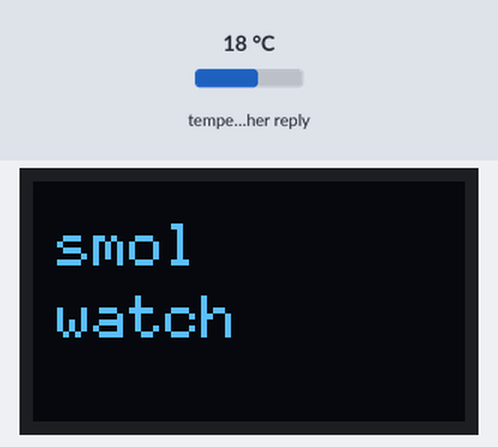
The sketch below on a simulated ESP32-C3. Shown: 72×40 one-colour display. Inputs (shaded band) come from the test bench; at power-on: temperature in the weather reply 18 °C. WiFi joins after 1.5 s; servers stay silent unless stated; the local clock reads 2024-03-15 10:24:30 at power-on unless the sketch sets it; web services answer with replies made up by the test bench; what the sketch prints to the serial monitor is not drawn.

Above: at 0.4 s.
At 2.1 s:
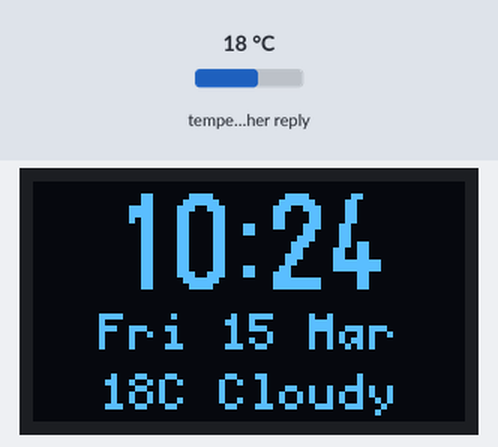
At 30.6 s:
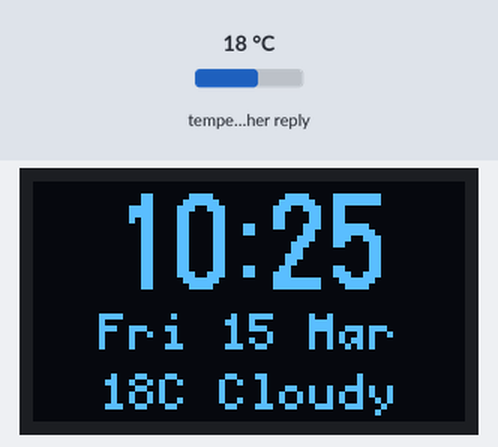
At 90.6 s:
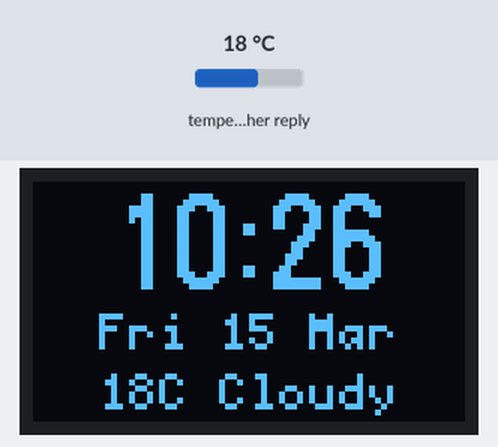

The sketch:

watch.ino
```cpp
// ============================================================================
//  smol watch — ESP32-C3 SuperMini + 0.42" OLED (72x40 SSD1306)
//  A starter smartwatch face: NTP clock + Open-Meteo weather over WiFi,
//  with a clearly-stubbed BLE-notifications section (NOT implemented — see below).
//
//  Board:   ESP32-C3 SuperMini (select "ESP32C3 Dev Module" in Arduino IDE)
//  Display: 0.42" OLED, SSD1306, 72x40 effective, I2C  SDA=GPIO5  SCL=GPIO6  addr 0x3C
//
//  LIBRARIES (install via Arduino Library Manager):
//    - U8g2        by oliver        (display)
//    - ArduinoJson by Benoit Blanchon (weather JSON parse)
//    WiFi.h / HTTPClient.h / WiFiClientSecure.h / time.h ship with the ESP32 core.
//
//  Toolchain: Arduino-ESP32 core. See README.md for the full toolchain rationale.
//
//  HONEST SCOPE: this compiles-plausibly and implements time + weather. It does
//  NOT implement notifications, calendar, alarms, or deep sleep — those are
//  scaffolded as TODOs so you can grow into them without ripping the base apart.
// ============================================================================

#include <U8g2lib.h>
#include <Wire.h>
#include <WiFi.h>
#include <WiFiClientSecure.h>
#include <HTTPClient.h>
#include <ArduinoJson.h>
#include <time.h>

// ----------------------------------------------------------------------------
//  USER CONFIG  — EDIT THESE
// ----------------------------------------------------------------------------
#define WIFI_SSID     "YOUR_WIFI_SSID"        // <-- CHANGE ME
#define WIFI_PASSWORD "YOUR_WIFI_PASSWORD"    // <-- CHANGE ME

// Your location for weather. Find yours at https://www.latlong.net/
// Defaults below point at Kansas City, MO (change to yours).
#define WEATHER_LAT   "39.0997"               // <-- CHANGE ME (latitude)
#define WEATHER_LON   "-94.5786"              // <-- CHANGE ME (longitude)

// Timezone. Uses a POSIX TZ string so DST is handled automatically.
// Examples:
//   US Central:  "CST6CDT,M3.2.0,M11.1.0"
//   US Eastern:  "EST5EDT,M3.2.0,M11.1.0"
//   US Pacific:  "PST8PDT,M3.2.0,M11.1.0"
//   UK:          "GMT0BST,M3.5.0/1,M10.5.0"
//   Central EU:  "CET-1CEST,M3.5.0,M10.5.0/3"
// Full list: https://github.com/nayarsystems/posix_tz_db/blob/master/zones.csv
#define TZ_STRING     "CST6CDT,M3.2.0,M11.1.0"   // <-- CHANGE ME if not US Central

// How often to refresh weather (ms). Be polite to the free API: 15 min is plenty.
static const unsigned long WEATHER_REFRESH_MS = 15UL * 60UL * 1000UL;

// ----------------------------------------------------------------------------
//  DISPLAY  — reuse the project constructor (see oled_test/). No offset needed.
// ----------------------------------------------------------------------------
U8G2_SSD1306_72X40_ER_F_HW_I2C u8g2(U8G2_R0, /*reset=*/U8X8_PIN_NONE);
static const int I2C_SDA = 5;
static const int I2C_SCL = 6;

// ----------------------------------------------------------------------------
//  STATE
// ----------------------------------------------------------------------------
static bool          g_timeSynced   = false;
static bool          g_weatherOK    = false;
static float         g_tempC        = 0.0f;
static int           g_weatherCode  = -1;
static bool          g_isDay        = true;
static unsigned long g_lastWeather  = 0;
static unsigned long g_lastDraw     = 0;

// ----------------------------------------------------------------------------
//  WiFi + NTP
// ----------------------------------------------------------------------------
void connectWiFi() {
  if (WiFi.status() == WL_CONNECTED) return;
  Serial.printf("WiFi: connecting to \"%s\"...\n", WIFI_SSID);
  WiFi.mode(WIFI_STA);
  WiFi.begin(WIFI_SSID, WIFI_PASSWORD);
  // Non-fatal: we time out after ~15 s and let loop() retry so the clock
  // still shows (stale) once time was synced at least once.
  unsigned long start = millis();
  while (WiFi.status() != WL_CONNECTED && millis() - start < 15000) {
    delay(250);
    Serial.print(".");
  }
  Serial.println();
  if (WiFi.status() == WL_CONNECTED) {
    Serial.printf("WiFi: connected, IP %s\n", WiFi.localIP().toString().c_str());
  } else {
    Serial.println("WiFi: FAILED (will retry). Check WIFI_SSID/WIFI_PASSWORD.");
  }
}

void syncTime() {
  if (WiFi.status() != WL_CONNECTED) return;
  // configTzTime applies the POSIX TZ (incl. DST) and starts SNTP.
  configTzTime(TZ_STRING, "pool.ntp.org", "time.nist.gov");
  Serial.print("NTP: syncing");
  struct tm t;
  // getLocalTime blocks up to the timeout waiting for the first SNTP packet.
  for (int i = 0; i < 20 && !getLocalTime(&t, 500); i++) Serial.print(".");
  Serial.println();
  if (getLocalTime(&t, 100)) {
    g_timeSynced = true;
    Serial.printf("NTP: %04d-%02d-%02d %02d:%02d:%02d\n",
                  t.tm_year + 1900, t.tm_mon + 1, t.tm_mday,
                  t.tm_hour, t.tm_min, t.tm_sec);
  } else {
    Serial.println("NTP: sync failed (will retry).");
  }
}

// ----------------------------------------------------------------------------
//  WEATHER  — Open-Meteo, free, NO API KEY.
//  Docs: https://open-meteo.com/en/docs
//  Example response:
//   { "current_weather": { "temperature":15.3, "weathercode":3, "is_day":1, ... } }
// ----------------------------------------------------------------------------
void fetchWeather() {
  if (WiFi.status() != WL_CONNECTED) return;

  String url = String("https://api.open-meteo.com/v1/forecast?latitude=")
             + WEATHER_LAT + "&longitude=" + WEATHER_LON
             + "&current_weather=true&temperature_unit=celsius";

  // Open-Meteo is HTTPS. setInsecure() skips cert validation — fine for a hobby
  // weather read. To pin properly, load Open-Meteo's root CA instead (see README).
  WiFiClientSecure client;
  client.setInsecure();

  HTTPClient https;
  if (!https.begin(client, url)) {
    Serial.println("Weather: https.begin() failed");
    return;
  }
  int code = https.GET();
  if (code != HTTP_CODE_OK) {
    Serial.printf("Weather: HTTP %d\n", code);
    https.end();
    return;
  }

  // Response is small (~250 bytes). Filter to just current_weather to save RAM.
  // ArduinoJson v7 API (Library Manager default). On v6, use
  // StaticJsonDocument<256> filter; / StaticJsonDocument<512> doc; instead.
  JsonDocument filter;
  filter["current_weather"] = true;

  JsonDocument doc;
  DeserializationError err =
      deserializeJson(doc, https.getStream(), DeserializationOption::Filter(filter));
  https.end();

  if (err) {
    Serial.printf("Weather: JSON error: %s\n", err.c_str());
    return;
  }

  JsonObject cw = doc["current_weather"];
  if (cw.isNull()) {
    Serial.println("Weather: no current_weather in response");
    return;
  }
  g_tempC       = cw["temperature"] | 0.0f;
  g_weatherCode = cw["weathercode"] | -1;
  g_isDay       = (cw["is_day"] | 1) != 0;
  g_weatherOK   = true;
  Serial.printf("Weather: %.1f C, code %d, %s\n",
                g_tempC, g_weatherCode, g_isDay ? "day" : "night");
}

// Map Open-Meteo WMO weather codes to a very short label that fits 72 px.
// Full table: https://open-meteo.com/en/docs (WMO Weather interpretation codes)
const char* weatherShort(int code) {
  if (code < 0)               return "--";
  if (code == 0)              return "Clear";
  if (code <= 3)              return "Cloudy";
  if (code == 45 || code == 48) return "Fog";
  if (code >= 51 && code <= 67) return "Rain";
  if (code >= 71 && code <= 77) return "Snow";
  if (code >= 80 && code <= 82) return "Showers";
  if (code >= 85 && code <= 86) return "Snow";
  if (code >= 95)             return "Storm";
  return "?";
}

// ----------------------------------------------------------------------------
//  BLE NOTIFICATIONS  — *** NOT IMPLEMENTED — INTENTIONALLY STUBBED ***
//
//  This is the hard part and there is no single cross-platform answer. Read the
//  README "Notifications" section before writing any of this. Summary:
//
//  iOS  (recommended, standards-based): Apple Notification Center Service (ANCS).
//    The watch acts as a BLE peripheral, advertises the ANCS *solicitation* UUID
//    (0x7905F431-B5CE-4E99-A40F-4B1E122D00D0), the iPhone connects & pairs, and
//    pushes notifications to you. Use the NimBLE-Arduino stack (h2zero/NimBLE-
//    Arduino) for low RAM. NOTE: as of 2025 there is an OPEN issue getting ANCS
//    advertising to work cleanly on the ESP32-C3 specifically (advertising the
//    solicited service UUID); budget real debugging time. Bonding must persist
//    to NVS so iOS reconnects. A known-working (non-C3) reference is the
//    Smartphone-Companions/ESP32-ANCS-Notifications Arduino library.
//
//  Android (NO standard equivalent to ANCS): you need a companion app to forward
//    notifications over BLE/GATT to a custom characteristic. Options:
//      (a) Gadgetbridge (open source) with a device profile, or
//      (b) a small custom Android app using NotificationListenerService.
//    The watch side would run a GATT server and render whatever it receives.
//
//  Because these paths differ per phone OS and ANCS-on-C3 is not turnkey, we do
//  NOT ship a fake implementation here. When ready, add a new file (e.g.
//  ble_ancs.cpp) and call bleNotificationsBegin()/bleNotificationsPoll() below.
// ----------------------------------------------------------------------------
void bleNotificationsBegin() {
  // TODO(ANCS/companion): initialize NimBLE, advertise ANCS solicitation UUID,
  // set up bonding (persist to NVS). See README "Notifications". No-op for now.
}
void bleNotificationsPoll() {
  // TODO: drain any received notifications and surface the latest on-screen.
}

// ----------------------------------------------------------------------------
//  UI  — 72x40 is tiny (~2,880 px). Keep it to a big clock + one weather line.
// ----------------------------------------------------------------------------
void drawScreen() {
  struct tm t;
  bool haveTime = g_timeSynced && getLocalTime(&t, 5);

  u8g2.clearBuffer();

  // --- Big HH:MM centered near the top ---
  char hhmm[6] = "--:--";
  if (haveTime) snprintf(hhmm, sizeof(hhmm), "%02d:%02d", t.tm_hour, t.tm_min);
  u8g2.setFont(u8g2_font_logisoso16_tn);   // 16px tall numeric font
  int w = u8g2.getStrWidth(hhmm);
  u8g2.drawStr((72 - w) / 2, 18, hhmm);

  // --- Date line (small) ---
  u8g2.setFont(u8g2_font_5x7_tf);
  if (haveTime) {
    char datebuf[16];
    // e.g. "Mon 07 Jul"
    strftime(datebuf, sizeof(datebuf), "%a %d %b", &t);
    int dw = u8g2.getStrWidth(datebuf);
    u8g2.drawStr((72 - dw) / 2, 28, datebuf);
  } else {
    const char* s = (WiFi.status() == WL_CONNECTED) ? "syncing..." : "no wifi";
    int dw = u8g2.getStrWidth(s);
    u8g2.drawStr((72 - dw) / 2, 28, s);
  }

  // --- Weather line at the bottom: "21C Cloudy" ---
  char wbuf[20];
  if (g_weatherOK) {
    snprintf(wbuf, sizeof(wbuf), "%dC %s", (int)lroundf(g_tempC), weatherShort(g_weatherCode));
  } else {
    snprintf(wbuf, sizeof(wbuf), "wx --");
  }
  int ww = u8g2.getStrWidth(wbuf);
  u8g2.drawStr((72 - ww) / 2, 38, wbuf);

  u8g2.sendBuffer();
}

// ----------------------------------------------------------------------------
//  SETUP / LOOP
// ----------------------------------------------------------------------------
void setup() {
  Serial.begin(115200);
  delay(300);
  Serial.println("\n=== smol watch starting ===");

  Wire.begin(I2C_SDA, I2C_SCL);
  u8g2.setBusClock(400000);
  u8g2.begin();

  // Splash so we know it's alive before WiFi finishes.
  u8g2.clearBuffer();
  u8g2.setFont(u8g2_font_6x10_tf);
  u8g2.drawStr(4, 14, "smol");
  u8g2.drawStr(4, 26, "watch");
  u8g2.sendBuffer();

  connectWiFi();
  syncTime();
  fetchWeather();
  g_lastWeather = millis();

  bleNotificationsBegin();   // no-op stub — see README
}

void loop() {
  unsigned long now = millis();

  // Keep WiFi/time alive; retry cheaply if we lost the network.
  if (WiFi.status() != WL_CONNECTED) {
    connectWiFi();
    if (WiFi.status() == WL_CONNECTED && !g_timeSynced) syncTime();
  }

  // Refresh weather on a timer.
  if (now - g_lastWeather >= WEATHER_REFRESH_MS) {
    fetchWeather();
    g_lastWeather = now;
  }

  bleNotificationsPoll();    // no-op stub — see README

  // Redraw ~1x/sec (RTC keeps time even if WiFi drops).
  if (now - g_lastDraw >= 1000) {
    drawScreen();
    g_lastDraw = now;
  }

  delay(20);   // TODO(power): replace busy loop with light/deep sleep — see README
}
```

Measured:
- what the display in image 0 shows lasts 1.8 s, from 0.3 s to 2.1 s
- what the display in image 1 shows lasts 28.4 s, from 2.1 s to 30.5 s
- what the display in image 2 shows lasts 60.0 s, from 30.5 s to 90.5 s
